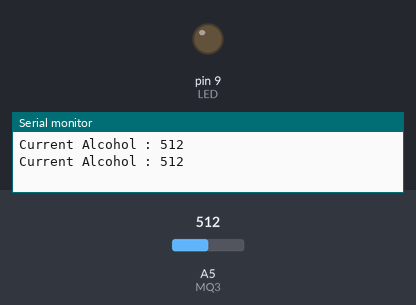
Simulated run of this sketch. Board: Arduino Uno, built with avr-gcc and run on an emulated ATmega328P. On the bench: output pins drawn as LEDs (lit = HIGH), the last lines printed to the serial monitor. Inputs (shaded band) come from the test bench; at power-on: A5 (MQ3) = 512.

Above: at 1.8 s.
1.9 s: A5 (MQ3) set to 581
3.4 s: A5 (MQ3) set to 609
At 4.5 s:
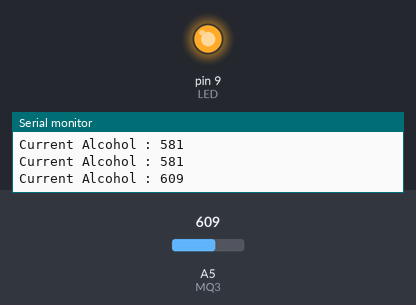
Timing chart, 0 to 6.4 s (numbered marks = the images above; inputs shaded):
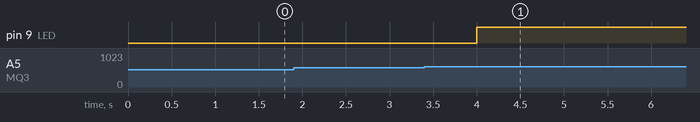

Measured:
- the behaviour switches between 599 and 600 on A5 (MQ3) (found by bisection; images 0 and 1)
- after the input at 3.4 s, pin 9 (LED): LOW → HIGH after 0.60 s

The sketch:

detectAlcohol.ino
```cpp
const int MQ3 = A5;
const int LED = 9;

void setup() {
  Serial.begin(9600);
  pinMode(LED, OUTPUT);
  pinMode(MQ3, INPUT);
}

void loop() {
  int alco = analogRead(MQ3);
  Serial.print("Current Alcohol : ");
  Serial.println(alco);

  if (alco >= 600) {
    digitalWrite(LED, HIGH);
    delay(100);
  }

  delay(1000);
}
```
